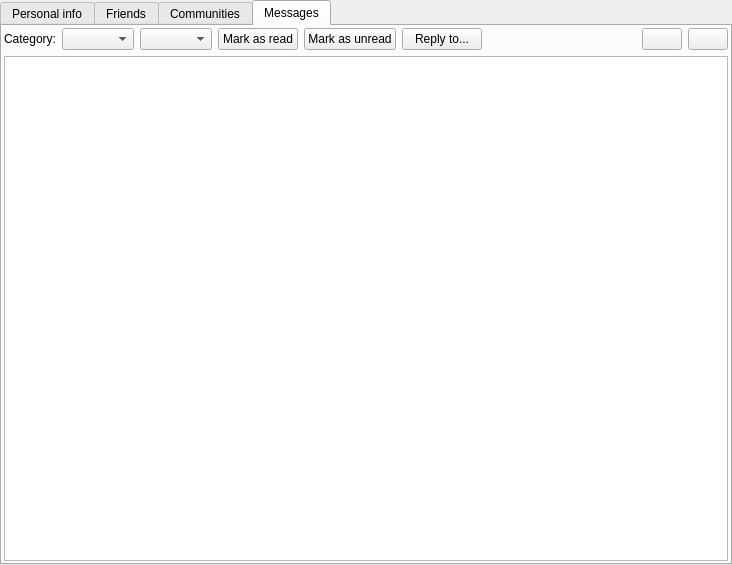
<?xml version="1.0" encoding="UTF-8"?>
<ui version="4.0">
 <class>ProfileWidget</class>
 <widget class="QWidget" name="ProfileWidget">
  <property name="geometry">
   <rect>
    <x>0</x>
    <y>0</y>
    <width>732</width>
    <height>565</height>
   </rect>
  </property>
  <property name="windowTitle">
   <string/>
  </property>
  <layout class="QGridLayout" name="gridLayout">
   <property name="margin">
    <number>0</number>
   </property>
   <item row="0" column="0">
    <widget class="QTabWidget" name="tabWidget">
     <property name="currentIndex">
      <number>3</number>
     </property>
     <widget class="QWidget" name="tab">
      <attribute name="title">
       <string>Personal info</string>
      </attribute>
      <layout class="QGridLayout" name="gridLayout_3">
       <property name="leftMargin">
        <number>2</number>
       </property>
       <property name="topMargin">
        <number>2</number>
       </property>
       <property name="rightMargin">
        <number>2</number>
       </property>
       <item row="0" column="0" rowspan="2">
        <layout class="QVBoxLayout" name="verticalLayout">
         <property name="leftMargin">
          <number>6</number>
         </property>
         <property name="rightMargin">
          <number>6</number>
         </property>
         <item>
          <widget class="QLabel" name="JournalPic_">
           <property name="text">
            <string>TextLabel</string>
           </property>
          </widget>
         </item>
         <item>
          <widget class="Line" name="line">
           <property name="orientation">
            <enum>Qt::Horizontal</enum>
           </property>
          </widget>
         </item>
         <item>
          <widget class="QPushButton" name="UpdateProfile_">
           <property name="text">
            <string>Update profile</string>
           </property>
          </widget>
         </item>
         <item>
          <spacer name="verticalSpacer_2">
           <property name="orientation">
            <enum>Qt::Vertical</enum>
           </property>
           <property name="sizeHint" stdset="0">
            <size>
             <width>20</width>
             <height>40</height>
            </size>
           </property>
          </spacer>
         </item>
        </layout>
       </item>
       <item row="0" column="1">
        <layout class="QVBoxLayout" name="verticalLayout_2">
         <property name="leftMargin">
          <number>6</number>
         </property>
         <property name="rightMargin">
          <number>6</number>
         </property>
         <item>
          <widget class="QLabel" name="JournalName_">
           <property name="font">
            <font>
             <weight>75</weight>
             <bold>true</bold>
            </font>
           </property>
           <property name="text">
            <string>TextLabel</string>
           </property>
          </widget>
         </item>
         <item>
          <spacer name="verticalSpacer_3">
           <property name="orientation">
            <enum>Qt::Vertical</enum>
           </property>
           <property name="sizeHint" stdset="0">
            <size>
             <width>20</width>
             <height>40</height>
            </size>
           </property>
          </spacer>
         </item>
        </layout>
       </item>
       <item row="1" column="1">
        <spacer name="horizontalSpacer">
         <property name="orientation">
          <enum>Qt::Horizontal</enum>
         </property>
         <property name="sizeHint" stdset="0">
          <size>
           <width>368</width>
           <height>20</height>
          </size>
         </property>
        </spacer>
       </item>
       <item row="2" column="0">
        <spacer name="verticalSpacer_4">
         <property name="orientation">
          <enum>Qt::Vertical</enum>
         </property>
         <property name="sizeHint" stdset="0">
          <size>
           <width>20</width>
           <height>40</height>
          </size>
         </property>
        </spacer>
       </item>
      </layout>
     </widget>
     <widget class="QWidget" name="tab_3">
      <attribute name="title">
       <string>Friends</string>
      </attribute>
      <layout class="QGridLayout" name="gridLayout_4">
       <property name="margin">
        <number>2</number>
       </property>
       <item row="0" column="0">
        <layout class="QVBoxLayout" name="verticalLayout_4">
         <item>
          <widget class="QTreeView" name="FriendsView_">
           <property name="dragDropMode">
            <enum>QAbstractItemView::InternalMove</enum>
           </property>
           <property name="defaultDropAction">
            <enum>Qt::MoveAction</enum>
           </property>
           <property name="selectionMode">
            <enum>QAbstractItemView::SingleSelection</enum>
           </property>
          </widget>
         </item>
         <item>
          <widget class="QCheckBox" name="ColoringFriendsList_">
           <property name="text">
            <string>Use coloring for friends list.</string>
           </property>
          </widget>
         </item>
        </layout>
       </item>
       <item row="0" column="1">
        <layout class="QVBoxLayout" name="verticalLayout_3">
         <item>
          <widget class="QPushButton" name="Add_">
           <property name="text">
            <string>Add</string>
           </property>
          </widget>
         </item>
         <item>
          <widget class="QPushButton" name="Edit_">
           <property name="text">
            <string>Edit</string>
           </property>
          </widget>
         </item>
         <item>
          <widget class="QPushButton" name="Delete_">
           <property name="text">
            <string>Delete</string>
           </property>
          </widget>
         </item>
         <item>
          <spacer name="verticalSpacer_5">
           <property name="orientation">
            <enum>Qt::Vertical</enum>
           </property>
           <property name="sizeHint" stdset="0">
            <size>
             <width>20</width>
             <height>40</height>
            </size>
           </property>
          </spacer>
         </item>
        </layout>
       </item>
      </layout>
     </widget>
     <widget class="QWidget" name="tab_2">
      <attribute name="title">
       <string>Communities</string>
      </attribute>
      <layout class="QGridLayout" name="gridLayout_2">
       <property name="margin">
        <number>2</number>
       </property>
       <item row="0" column="0">
        <widget class="QTreeView" name="CommunitiesView_"/>
       </item>
      </layout>
     </widget>
     <widget class="QWidget" name="tab_4">
      <attribute name="title">
       <string>Messages</string>
      </attribute>
      <layout class="QGridLayout" name="gridLayout_5">
       <property name="margin">
        <number>2</number>
       </property>
       <item row="0" column="0">
        <layout class="QHBoxLayout" name="horizontalLayout_2">
         <item>
          <layout class="QHBoxLayout" name="horizontalLayout">
           <item>
            <widget class="QLabel" name="label">
             <property name="text">
              <string>Category:</string>
             </property>
            </widget>
           </item>
           <item>
            <widget class="QComboBox" name="Category_">
             <property name="sizePolicy">
              <sizepolicy hsizetype="Preferred" vsizetype="Fixed">
               <horstretch>0</horstretch>
               <verstretch>0</verstretch>
              </sizepolicy>
             </property>
            </widget>
           </item>
           <item>
            <widget class="QComboBox" name="FriendsUpdates_"/>
           </item>
          </layout>
         </item>
         <item>
          <widget class="QPushButton" name="MarkRead_">
           <property name="text">
            <string>Mark as read</string>
           </property>
          </widget>
         </item>
         <item>
          <widget class="QPushButton" name="MarkUnread_">
           <property name="text">
            <string>Mark as unread</string>
           </property>
          </widget>
         </item>
         <item>
          <widget class="QPushButton" name="WriteReply_">
           <property name="text">
            <string>Reply to...</string>
           </property>
          </widget>
         </item>
         <item>
          <spacer name="horizontalSpacer_2">
           <property name="orientation">
            <enum>Qt::Horizontal</enum>
           </property>
           <property name="sizeHint" stdset="0">
            <size>
             <width>40</width>
             <height>20</height>
            </size>
           </property>
          </spacer>
         </item>
         <item>
          <widget class="QPushButton" name="Previous_">
           <property name="text">
            <string/>
           </property>
          </widget>
         </item>
         <item>
          <widget class="QPushButton" name="Next_">
           <property name="text">
            <string/>
           </property>
          </widget>
         </item>
        </layout>
       </item>
       <item row="1" column="0">
        <widget class="QTreeView" name="InboxView_"/>
       </item>
      </layout>
     </widget>
    </widget>
   </item>
  </layout>
 </widget>
 <resources/>
 <connections/>
</ui>
